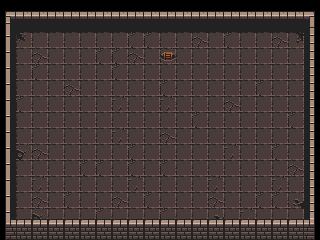

This is a level from a 2D game, rendered from its Tiled map with the project's own tilesets. A one-line summary and the complete map file follow:
An orthogonal 20x15 tile map with 16x16 px tiles, 1 tile layer (Tile Layer 1), 2 tilesets and 5 objects.

<map version="1.10" tiledversion="1.11.2" orientation="orthogonal" renderorder="right-down" width="20" height="15" tilewidth="16" tileheight="16" infinite="0" nextlayerid="4" nextobjectid="16">
 <tileset firstgid="1" source="../tilesets/tutorial.tsx" />
 <tileset firstgid="50" source="../tilesets/wallsHigh.tsx" />
 <layer id="1" name="Tile Layer 1" width="20" height="15">
  <data encoding="csv">
0,0,0,0,0,0,0,0,0,0,0,0,0,0,0,0,0,0,0,0,
58,60,60,60,60,60,60,60,60,60,60,60,60,60,60,60,60,60,60,61,
82,16,1,1,1,1,1,1,9,9,1,1,2,1,9,1,1,2,15,109,
82,1,2,1,1,1,9,9,2,1,17,1,1,1,1,1,1,1,1,109,
82,1,9,1,1,1,1,9,1,1,1,1,1,1,1,1,1,1,1,109,
82,1,1,1,2,1,1,1,1,1,9,1,1,1,1,1,9,1,1,109,
82,9,1,1,1,1,1,3,1,1,3,1,1,1,2,1,1,1,1,109,
82,1,1,1,1,1,1,1,1,1,1,1,9,1,1,1,1,1,9,109,
82,1,1,1,1,1,1,3,1,1,2,1,1,1,1,1,1,1,1,109,
82,8,2,1,1,1,1,1,9,1,1,1,1,1,3,1,1,9,1,109,
82,1,1,1,1,9,9,1,9,1,9,1,1,1,1,1,1,1,2,109,
82,1,3,1,1,1,1,1,3,1,1,1,1,3,1,1,1,3,1,109,
82,1,2,1,9,1,1,2,1,9,1,1,1,2,1,1,9,9,10,109,
82,1,8,1,1,1,9,1,1,1,9,1,1,10,1,3,1,1,1,109,
99,122,122,122,122,122,122,122,122,122,122,122,122,122,122,122,122,122,122,101
</data>
 </layer>
 <objectgroup id="3" name="ladder">
  <object id="14" x="162.185" y="51.2605" width="11.7647" height="10.084" />
 </objectgroup>
 <objectgroup id="2" name="walls">
  <object id="5" x="1.68067" y="3.36134" width="317.647" height="27.7311" />
  <object id="7" x="0" y="2.52101" width="15.9664" height="239.496" />
  <object id="9" x="304.202" y="3.36134" width="15.9664" height="236.975" />
  <object id="11" x="1.68067" y="220.168" width="318.487" height="20.1681" />
 </objectgroup>
</map>
